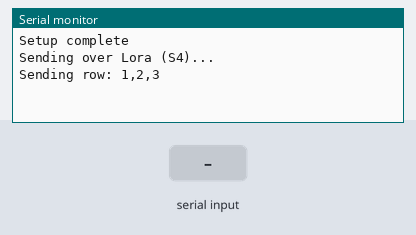
Recording of a sketch running on a simulated ESP32-S3. On the bench: the last lines printed to the serial monitor. The test bench sets the inputs (shaded band).

Above: at 6.4 s.
6.5 s: "ok\n" received over the second serial link
At 6.9 s:
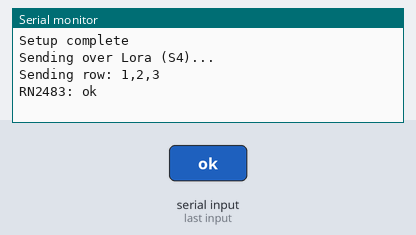
8.0 s: "radio_tx_ok\n" received over the second serial link
At 8.8 s:
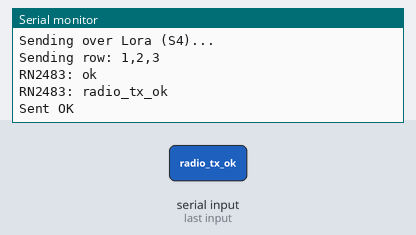
9.5 s: "radio_err\n" received over the second serial link
At 10.3 s:
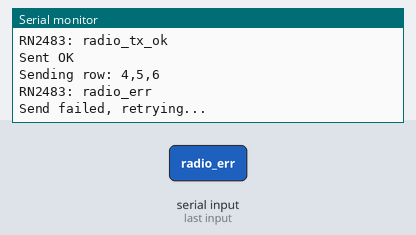
11.0 s: "1\n" received over the second serial link
At 11.6 s:
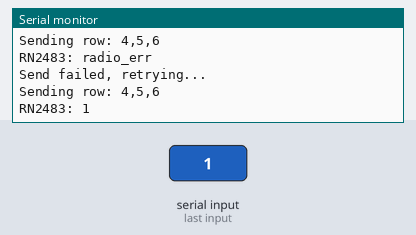

The sketch:

SenderCode.ino
```cpp
HardwareSerial rn2483(1);
String toHex(String input) {
  String hex = "";
  for (int i = 0; i < input.length(); i++) {
    uint8_t c = input[i];
    if (c < 16) hex += "0";
    hex += String(c, HEX);
  }
  hex.toUpperCase();
  return hex;
}

void sendCommand(String cmd) {
  rn2483.print(cmd + "\r\n");
  delay(100);
}

bool sendLoRa(String payload) {
  String hexPayload = toHex(payload);

  rn2483.print("radio tx ");
  rn2483.print(hexPayload);
  rn2483.print("\r\n");

  bool gotOk = false;
  long timeout = millis() + 5000;

  while (millis() < timeout) {
    if (rn2483.available()) {
      String response = rn2483.readStringUntil('\n');
      response.trim();

      Serial.println("RN2483: " + response);

      if (response == "ok") {
        gotOk = true;   // command accepted
      }

      if (response == "radio_tx_ok") {
        return true;    // transmission finished
      }

      if (response == "radio_err") {
        return false;
      }
    }
  }

  return false;
}
#define MUX_A0 5
#define MUX_A1 6
#define MUX_A2 7

// 1-based mux selection (same as your working code)
void selectMux(uint8_t channel) {
  uint8_t c = channel - 1;
  digitalWrite(MUX_A0, c & 0x01);
  digitalWrite(MUX_A1, (c >> 1) & 0x01);
  digitalWrite(MUX_A2, (c >> 2) & 0x01);
  delay(10);
}
String Data[] = {
  "1,2,3",
  "4,5,6",
  "7,8,9",
  "10,11,12"
};

int totalRows = 4;
int currentRow = 0;

void setup() {
  Serial.begin(57600);
  delay(1000);
  rn2483.begin(57600, SERIAL_8N1, 14, 13);

  pinMode(MUX_A0, OUTPUT);
  pinMode(MUX_A1, OUTPUT);
  pinMode(MUX_A2, OUTPUT);

  selectMux(4);   // S4 = Lora_serial
  delay(200);
  sendCommand("radio set mod lora");
  sendCommand("radio set freq 868000000");
  sendCommand("radio set pwr 14");
  sendCommand("radio set sf sf7");
  sendCommand("radio set bw 125");
  sendCommand("radio set cr 4/5");
  sendCommand("radio set sync 12");
  sendCommand("radio set crc on");
  sendCommand("radio set iqi off");
  sendCommand("radio set preamble 8");
  Serial.println("Setup complete");
  Serial.println("Sending over Lora (S4)...");
  delay(3000);
}


void loop() {
  if (currentRow < totalRows) {

    String row = Data[currentRow];

    Serial.print("Sending row: ");
    Serial.println(row);

    bool success = sendLoRa(row + "\n");

    if (success) {
      Serial.println("Sent OK");
      currentRow++;
    } else {
      Serial.println("Send failed, retrying...");
    }

    delay(1000); // spacing between transmissions
  }
}
```

Measured:
- after the input at 6.5 s, the serial monitor: prints a new line at once (image 1)
- after the input at 8.0 s, the serial monitor: prints a new line at once (image 2)
- after the input at 9.5 s, the serial monitor: prints a new line at once (image 3)
- after the input at 11.0 s, the serial monitor: prints a new line at once (image 4)
